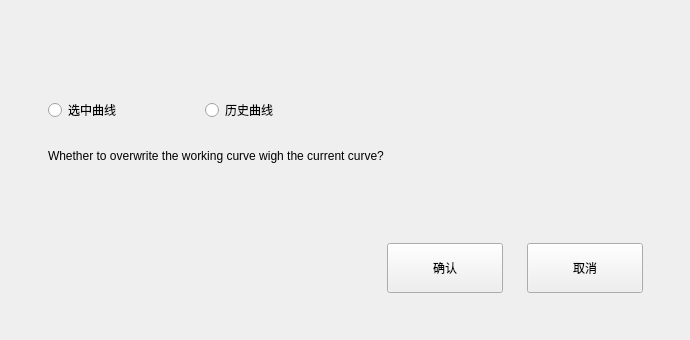
<?xml version="1.0" encoding="UTF-8"?>
<ui version="4.0">
 <class>QCaliCurveCover</class>
 <widget class="QWidget" name="QCaliCurveCover">
  <property name="geometry">
   <rect>
    <x>0</x>
    <y>0</y>
    <width>690</width>
    <height>340</height>
   </rect>
  </property>
  <property name="windowTitle">
   <string>QCaliCurveCover</string>
  </property>
  <widget class="QPushButton" name="ok_Button">
   <property name="geometry">
    <rect>
     <x>387</x>
     <y>243</y>
     <width>116</width>
     <height>50</height>
    </rect>
   </property>
   <property name="text">
    <string>确认</string>
   </property>
   <property name="buttons" stdset="0">
    <string>btn_dlg</string>
   </property>
  </widget>
  <widget class="QPushButton" name="Cancel_button">
   <property name="geometry">
    <rect>
     <x>527</x>
     <y>243</y>
     <width>116</width>
     <height>50</height>
    </rect>
   </property>
   <property name="text">
    <string>取消</string>
   </property>
   <property name="buttons" stdset="0">
    <string>btn_dlg</string>
   </property>
  </widget>
  <widget class="QRadioButton" name="Select_Button">
   <property name="geometry">
    <rect>
     <x>48</x>
     <y>90</y>
     <width>150</width>
     <height>40</height>
    </rect>
   </property>
   <property name="text">
    <string>选中曲线</string>
   </property>
  </widget>
  <widget class="QRadioButton" name="His_Button">
   <property name="geometry">
    <rect>
     <x>205</x>
     <y>90</y>
     <width>150</width>
     <height>40</height>
    </rect>
   </property>
   <property name="text">
    <string>历史曲线</string>
   </property>
  </widget>
  <widget class="QLabel" name="label">
   <property name="geometry">
    <rect>
     <x>48</x>
     <y>136</y>
     <width>594</width>
     <height>40</height>
    </rect>
   </property>
   <property name="text">
    <string>Whether to overwrite the working curve wigh the current curve?</string>
   </property>
  </widget>
 </widget>
 <layoutdefault spacing="6" margin="11"/>
 <resources/>
 <connections/>
</ui>
